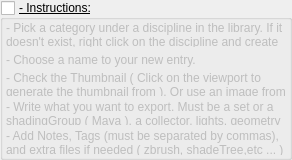
                   <widget class="QGroupBox" name="groupBox_sgInstructionsAdd">
                    <property name="minimumSize">
                     <size>
                      <width>0</width>
                      <height>160</height>
                     </size>
                    </property>
                    <property name="maximumSize">
                     <size>
                      <width>16777215</width>
                      <height>160</height>
                     </size>
                    </property>
                    <property name="font">
                     <font>
                      <pointsize>9</pointsize>
                      <bold>false</bold>
                      <underline>true</underline>
                     </font>
                    </property>
                    <property name="title">
                     <string>- Instructions:</string>
                    </property>
                    <property name="checkable">
                     <bool>true</bool>
                    </property>
                    <property name="checked">
                     <bool>false</bool>
                    </property>
                    <layout class="QVBoxLayout" name="verticalLayout_10">
                     <property name="leftMargin">
                      <number>3</number>
                     </property>
                     <property name="topMargin">
                      <number>3</number>
                     </property>
                     <property name="rightMargin">
                      <number>3</number>
                     </property>
                     <property name="bottomMargin">
                      <number>3</number>
                     </property>
                     <item>
                      <widget class="QLabel" name="label_sgInstructionsAdd_line01">
                       <property name="font">
                        <font>
                         <pointsize>9</pointsize>
                         <bold>false</bold>
                         <underline>false</underline>
                        </font>
                       </property>
                       <property name="text">
                        <string>- Pick a category under a discipline in the library. If it doesn't exist, right click on the discipline and create a new category </string>
                       </property>
                       <property name="wordWrap">
                        <bool>true</bool>
                       </property>
                      </widget>
                     </item>
                     <item>
                      <widget class="QLabel" name="label_sgInstructionsAdd_line02">
                       <property name="font">
                        <font>
                         <pointsize>9</pointsize>
                         <bold>false</bold>
                         <underline>false</underline>
                        </font>
                       </property>
                       <property name="text">
                        <string>- Choose a name to your new entry. </string>
                       </property>
                       <property name="wordWrap">
                        <bool>true</bool>
                       </property>
                      </widget>
                     </item>
                     <item>
                      <widget class="QLabel" name="label_sgInstructionsAdd_line03">
                       <property name="font">
                        <font>
                         <pointsize>9</pointsize>
                         <bold>false</bold>
                         <underline>false</underline>
                        </font>
                       </property>
                       <property name="text">
                        <string>- Check the Thumbnail ( Click on the viewport to generate the thumbnail from ). Or use an image from disc.</string>
                       </property>
                       <property name="wordWrap">
                        <bool>true</bool>
                       </property>
                      </widget>
                     </item>
                     <item>
                      <widget class="QLabel" name="label_sgInstructionsAdd_line04">
                       <property name="font">
                        <font>
                         <pointsize>9</pointsize>
                         <bold>false</bold>
                         <underline>false</underline>
                        </font>
                       </property>
                       <property name="text">
                        <string>- Write what you want to export. Must be a set or a shadingGroup ( Maya ), a collector, lights, geometry node (Houdini), a GafferThree (Katana)</string>
                       </property>
                       <property name="wordWrap">
                        <bool>true</bool>
                       </property>
                      </widget>
                     </item>
                     <item>
                      <widget class="QLabel" name="label_sgInstructionsAdd_line05">
                       <property name="font">
                        <font>
                         <pointsize>9</pointsize>
                         <bold>false</bold>
                         <underline>false</underline>
                        </font>
                       </property>
                       <property name="text">
                        <string>- Add Notes, Tags (must be separated by commas), and extra files if needed ( zbrush, shadeTree,etc ... )</string>
                       </property>
                       <property name="wordWrap">
                        <bool>true</bool>
                       </property>
                      </widget>
                     </item>
                    </layout>
                   </widget>
